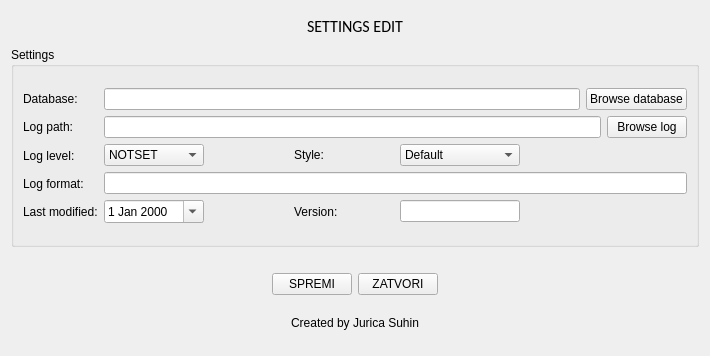
<?xml version="1.0" encoding="UTF-8"?>
<ui version="4.0">
 <class>Configurate</class>
 <widget class="QWidget" name="Configurate">
  <property name="enabled">
   <bool>true</bool>
  </property>
  <property name="geometry">
   <rect>
    <x>0</x>
    <y>0</y>
    <width>710</width>
    <height>356</height>
   </rect>
  </property>
  <property name="minimumSize">
   <size>
    <width>650</width>
    <height>350</height>
   </size>
  </property>
  <property name="maximumSize">
   <size>
    <width>800</width>
    <height>400</height>
   </size>
  </property>
  <property name="windowTitle">
   <string>Configurate App</string>
  </property>
  <property name="styleSheet">
   <string notr="true"/>
  </property>
  <layout class="QVBoxLayout" name="verticalLayout_4">
   <item>
    <widget class="QLabel" name="title">
     <property name="maximumSize">
      <size>
       <width>16777215</width>
       <height>30</height>
      </size>
     </property>
     <property name="font">
      <font>
       <family>Calibri</family>
       <pointsize>12</pointsize>
       <weight>50</weight>
       <italic>false</italic>
       <bold>false</bold>
      </font>
     </property>
     <property name="text">
      <string>SETTINGS EDIT</string>
     </property>
     <property name="alignment">
      <set>Qt::AlignCenter</set>
     </property>
    </widget>
   </item>
   <item>
    <widget class="QGroupBox" name="groupBox">
     <property name="minimumSize">
      <size>
       <width>500</width>
       <height>200</height>
      </size>
     </property>
     <property name="maximumSize">
      <size>
       <width>16777215</width>
       <height>500</height>
      </size>
     </property>
     <property name="title">
      <string>Settings</string>
     </property>
     <layout class="QVBoxLayout" name="verticalLayout_3">
      <item>
       <layout class="QHBoxLayout" name="horizontalLayout_6">
        <item>
         <layout class="QVBoxLayout" name="verticalLayout_2">
          <item>
           <widget class="QLabel" name="label">
            <property name="text">
             <string>Database:</string>
            </property>
           </widget>
          </item>
          <item>
           <widget class="QLabel" name="label_2">
            <property name="text">
             <string>Log path:</string>
            </property>
           </widget>
          </item>
          <item>
           <widget class="QLabel" name="label_5">
            <property name="text">
             <string>Log level:</string>
            </property>
           </widget>
          </item>
          <item>
           <widget class="QLabel" name="label_6">
            <property name="text">
             <string>Log format:</string>
            </property>
           </widget>
          </item>
          <item>
           <widget class="QLabel" name="label_4">
            <property name="text">
             <string>Last modified:</string>
            </property>
           </widget>
          </item>
         </layout>
        </item>
        <item>
         <layout class="QVBoxLayout" name="verticalLayout">
          <item>
           <layout class="QHBoxLayout" name="horizontalLayout">
            <item>
             <widget class="QLineEdit" name="db_path">
              <property name="minimumSize">
               <size>
                <width>200</width>
                <height>0</height>
               </size>
              </property>
              <property name="maximumSize">
               <size>
                <width>500</width>
                <height>16777215</height>
               </size>
              </property>
              <property name="text">
               <string/>
              </property>
             </widget>
            </item>
            <item>
             <widget class="QPushButton" name="browse_db">
              <property name="minimumSize">
               <size>
                <width>0</width>
                <height>20</height>
               </size>
              </property>
              <property name="maximumSize">
               <size>
                <width>16777215</width>
                <height>16777215</height>
               </size>
              </property>
              <property name="text">
               <string>Browse database</string>
              </property>
             </widget>
            </item>
           </layout>
          </item>
          <item>
           <layout class="QHBoxLayout" name="horizontalLayout_2">
            <item>
             <widget class="QLineEdit" name="log_path">
              <property name="minimumSize">
               <size>
                <width>200</width>
                <height>0</height>
               </size>
              </property>
              <property name="maximumSize">
               <size>
                <width>500</width>
                <height>16777215</height>
               </size>
              </property>
              <property name="text">
               <string/>
              </property>
             </widget>
            </item>
            <item>
             <widget class="QPushButton" name="browse_log">
              <property name="minimumSize">
               <size>
                <width>0</width>
                <height>20</height>
               </size>
              </property>
              <property name="maximumSize">
               <size>
                <width>16777215</width>
                <height>16777215</height>
               </size>
              </property>
              <property name="text">
               <string>Browse log</string>
              </property>
             </widget>
            </item>
           </layout>
          </item>
          <item>
           <layout class="QHBoxLayout" name="horizontalLayout_4">
            <item>
             <widget class="QComboBox" name="log_level">
              <property name="minimumSize">
               <size>
                <width>100</width>
                <height>0</height>
               </size>
              </property>
              <property name="maximumSize">
               <size>
                <width>100</width>
                <height>16777215</height>
               </size>
              </property>
              <item>
               <property name="text">
                <string>NOTSET</string>
               </property>
              </item>
              <item>
               <property name="text">
                <string>DEBUG</string>
               </property>
              </item>
              <item>
               <property name="text">
                <string>INFO</string>
               </property>
              </item>
              <item>
               <property name="text">
                <string>WARNING</string>
               </property>
              </item>
              <item>
               <property name="text">
                <string>ERROR</string>
               </property>
              </item>
              <item>
               <property name="text">
                <string>CRITICAL</string>
               </property>
              </item>
             </widget>
            </item>
            <item>
             <spacer name="horizontalSpacer_4">
              <property name="orientation">
               <enum>Qt::Horizontal</enum>
              </property>
              <property name="sizeHint" stdset="0">
               <size>
                <width>40</width>
                <height>20</height>
               </size>
              </property>
             </spacer>
            </item>
            <item>
             <widget class="QLabel" name="label_3">
              <property name="minimumSize">
               <size>
                <width>100</width>
                <height>0</height>
               </size>
              </property>
              <property name="text">
               <string>Style:</string>
              </property>
             </widget>
            </item>
            <item>
             <widget class="QComboBox" name="style">
              <property name="minimumSize">
               <size>
                <width>120</width>
                <height>0</height>
               </size>
              </property>
              <property name="maximumSize">
               <size>
                <width>120</width>
                <height>16777215</height>
               </size>
              </property>
              <item>
               <property name="text">
                <string>Default</string>
               </property>
              </item>
              <item>
               <property name="text">
                <string>Green</string>
               </property>
              </item>
              <item>
               <property name="text">
                <string>BlueGreyLight</string>
               </property>
              </item>
              <item>
               <property name="text">
                <string>BlueGreyDark</string>
               </property>
              </item>
              <item>
               <property name="text">
                <string>CoolGrey</string>
               </property>
              </item>
              <item>
               <property name="text">
                <string>WarmGrey</string>
               </property>
              </item>
              <item>
               <property name="text">
                <string>DarkRed</string>
               </property>
              </item>
             </widget>
            </item>
            <item>
             <spacer name="horizontalSpacer_6">
              <property name="orientation">
               <enum>Qt::Horizontal</enum>
              </property>
              <property name="sizeHint" stdset="0">
               <size>
                <width>40</width>
                <height>20</height>
               </size>
              </property>
             </spacer>
            </item>
            <item>
             <spacer name="horizontalSpacer_5">
              <property name="orientation">
               <enum>Qt::Horizontal</enum>
              </property>
              <property name="sizeHint" stdset="0">
               <size>
                <width>40</width>
                <height>20</height>
               </size>
              </property>
             </spacer>
            </item>
           </layout>
          </item>
          <item>
           <widget class="QLineEdit" name="log_format">
            <property name="text">
             <string/>
            </property>
           </widget>
          </item>
          <item>
           <layout class="QHBoxLayout" name="horizontalLayout_3">
            <item>
             <widget class="QDateEdit" name="last_modified">
              <property name="minimumSize">
               <size>
                <width>100</width>
                <height>0</height>
               </size>
              </property>
              <property name="maximumSize">
               <size>
                <width>100</width>
                <height>16777215</height>
               </size>
              </property>
              <property name="calendarPopup">
               <bool>true</bool>
              </property>
             </widget>
            </item>
            <item>
             <spacer name="horizontalSpacer">
              <property name="orientation">
               <enum>Qt::Horizontal</enum>
              </property>
              <property name="sizeHint" stdset="0">
               <size>
                <width>40</width>
                <height>20</height>
               </size>
              </property>
             </spacer>
            </item>
            <item>
             <widget class="QLabel" name="label_7">
              <property name="minimumSize">
               <size>
                <width>100</width>
                <height>0</height>
               </size>
              </property>
              <property name="text">
               <string>Version:</string>
              </property>
             </widget>
            </item>
            <item>
             <widget class="QLineEdit" name="version">
              <property name="minimumSize">
               <size>
                <width>120</width>
                <height>0</height>
               </size>
              </property>
              <property name="maximumSize">
               <size>
                <width>120</width>
                <height>16777215</height>
               </size>
              </property>
              <property name="text">
               <string/>
              </property>
             </widget>
            </item>
            <item>
             <spacer name="horizontalSpacer_3">
              <property name="orientation">
               <enum>Qt::Horizontal</enum>
              </property>
              <property name="sizeHint" stdset="0">
               <size>
                <width>40</width>
                <height>20</height>
               </size>
              </property>
             </spacer>
            </item>
            <item>
             <spacer name="horizontalSpacer_2">
              <property name="orientation">
               <enum>Qt::Horizontal</enum>
              </property>
              <property name="sizeHint" stdset="0">
               <size>
                <width>40</width>
                <height>20</height>
               </size>
              </property>
             </spacer>
            </item>
           </layout>
          </item>
         </layout>
        </item>
       </layout>
      </item>
     </layout>
    </widget>
   </item>
   <item>
    <spacer name="verticalSpacer">
     <property name="orientation">
      <enum>Qt::Vertical</enum>
     </property>
     <property name="sizeType">
      <enum>QSizePolicy::Fixed</enum>
     </property>
     <property name="sizeHint" stdset="0">
      <size>
       <width>20</width>
       <height>20</height>
      </size>
     </property>
    </spacer>
   </item>
   <item>
    <layout class="QHBoxLayout" name="horizontalLayout_5">
     <item>
      <spacer name="horizontalSpacer_7">
       <property name="orientation">
        <enum>Qt::Horizontal</enum>
       </property>
       <property name="sizeHint" stdset="0">
        <size>
         <width>40</width>
         <height>20</height>
        </size>
       </property>
      </spacer>
     </item>
     <item>
      <widget class="QPushButton" name="save_btn">
       <property name="maximumSize">
        <size>
         <width>16777215</width>
         <height>16777215</height>
        </size>
       </property>
       <property name="text">
        <string>SPREMI</string>
       </property>
      </widget>
     </item>
     <item>
      <widget class="QPushButton" name="close_btn">
       <property name="maximumSize">
        <size>
         <width>16777215</width>
         <height>16777215</height>
        </size>
       </property>
       <property name="text">
        <string>ZATVORI</string>
       </property>
      </widget>
     </item>
     <item>
      <spacer name="horizontalSpacer_8">
       <property name="orientation">
        <enum>Qt::Horizontal</enum>
       </property>
       <property name="sizeHint" stdset="0">
        <size>
         <width>40</width>
         <height>20</height>
        </size>
       </property>
      </spacer>
     </item>
    </layout>
   </item>
   <item>
    <widget class="QLabel" name="label_8">
     <property name="text">
      <string>Created by Jurica Suhin</string>
     </property>
     <property name="alignment">
      <set>Qt::AlignCenter</set>
     </property>
    </widget>
   </item>
  </layout>
 </widget>
 <resources/>
 <connections/>
</ui>
